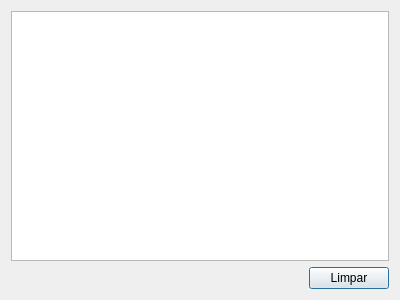
<?xml version="1.0" encoding="UTF-8"?>
<ui version="4.0">
 <class>LoggerDialogForm</class>
 <widget class="QDialog" name="LoggerDialogForm">
  <property name="geometry">
   <rect>
    <x>0</x>
    <y>0</y>
    <width>400</width>
    <height>300</height>
   </rect>
  </property>
  <property name="windowTitle">
   <string>Log do TerraMA2</string>
  </property>
  <layout class="QGridLayout" name="gridLayout">
   <item row="0" column="0" colspan="2">
    <widget class="QPlainTextEdit" name="loggerPlain">
     <property name="readOnly">
      <bool>true</bool>
     </property>
    </widget>
   </item>
   <item row="1" column="0">
    <spacer name="horizontalSpacer">
     <property name="orientation">
      <enum>Qt::Horizontal</enum>
     </property>
     <property name="sizeHint" stdset="0">
      <size>
       <width>288</width>
       <height>20</height>
      </size>
     </property>
    </spacer>
   </item>
   <item row="1" column="1">
    <widget class="QPushButton" name="clearButton">
     <property name="toolTip">
      <string>&lt;html&gt;&lt;head/&gt;&lt;body&gt;&lt;p&gt;Limpa a planilha de texto acima&lt;/p&gt;&lt;/body&gt;&lt;/html&gt;</string>
     </property>
     <property name="text">
      <string>Limpar</string>
     </property>
    </widget>
   </item>
  </layout>
 </widget>
 <resources/>
 <connections/>
</ui>
